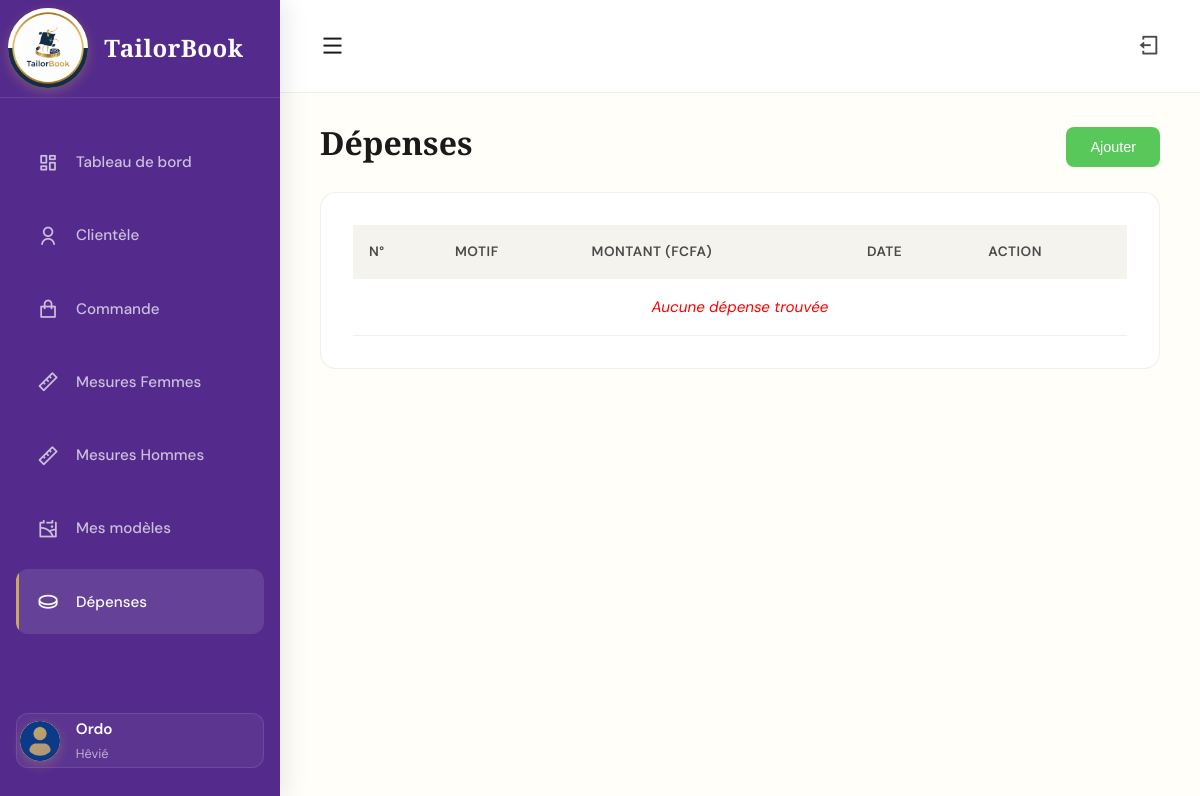
The page /dashboard/depenses/ (signed in) on the database as committed earlier.
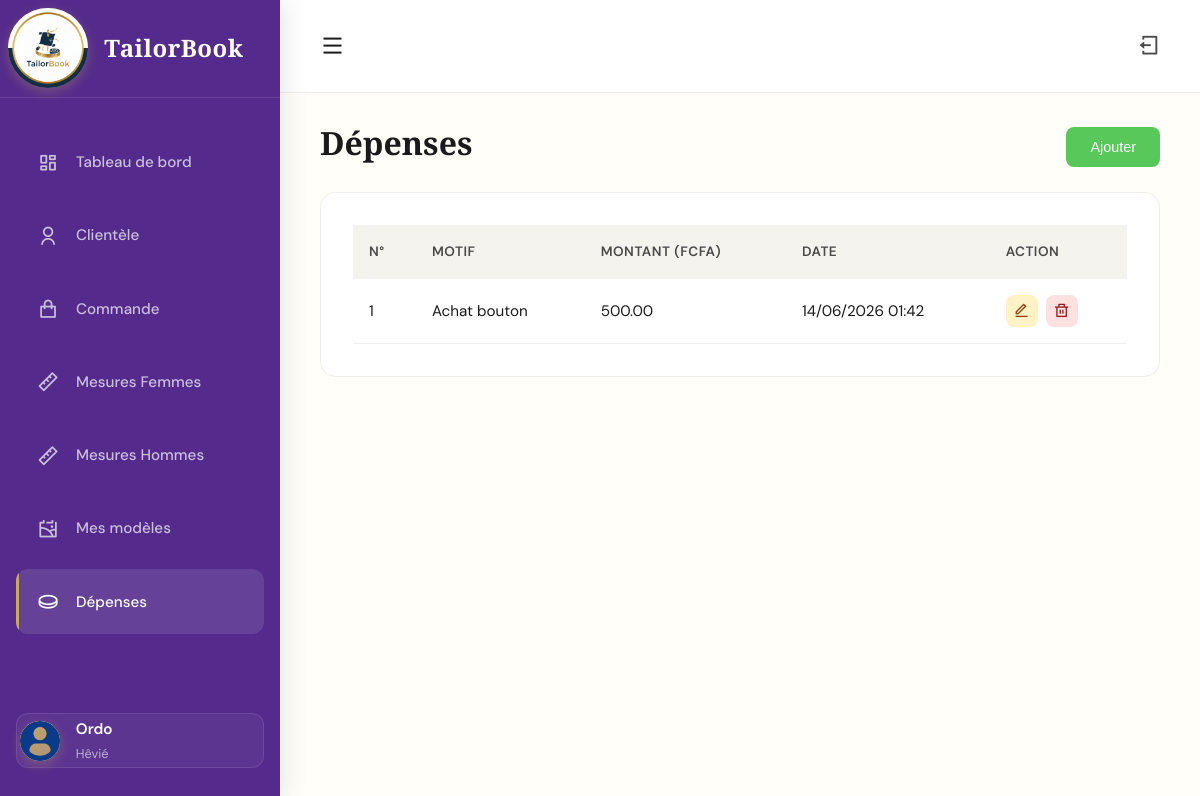
The same page on the database as committed later.
### dashboard/models.py (models this page shows, shortened)
class Depense(models.Model):
    atelier = models.ForeignKey(
        settings.AUTH_USER_MODEL,
        on_delete=models.CASCADE,
        related_name="depenses"
    )
    motif = models.CharField(max_length=255)
    montant = models.DecimalField(max_digits=10, decimal_places=2)
    date = models.DateTimeField(auto_now_add=True)
    class Meta:
        ordering = ['-id']

### dashboard/views.py (the view, shortened to what this page needs)
# urls.py: path('depenses/', views.depenses, name='depenses'),
@login_required
def depenses(request):
    form = DepenseForm(user=request.user)
    qs = Depense.objects.filter(atelier=request.user).order_by('-id')
    paginator = Paginator(qs, 10)
    page = request.GET.get('page')
    try:
        depense_page = paginator.page(page)
    except PageNotAnInteger:
        depense_page = paginator.page(1)
    except EmptyPage:
        depense_page = paginator.page(paginator.num_pages)
    return render(request, 'depenses.html', {
        'form': form,
        'depense': depense_page,
    })

### dashboard/templates/depenses.html (shortened to what this page needs)
{% extends "base.html" %}
{% block content %}
<div class="page-content" style="animation: fadeInUp 0.6s ease;">
    <div style="display: flex; justify-content: space-between; align-items: center; margin-bottom: 1rem; margin-top: -1rem;">
        <div>
            <h2 style="font-family: 'Cormorant Garamond', serif; font-size: 2rem; margin-bottom: 0.5rem;">Dépenses</h2>
        </div>
        <button class="card-action" style="padding: 0.75rem 1.5rem; background-color: #59c85a; color: white;" onclick="openModalAdd()">
            Ajouter
        </button>
    </div>
    <div class="card">
        <div class="table-container">
            <table>
                <thead>
                    <tr>
                        <th>N°</th>
                        <th>Motif</th>
                        <th>Montant (FCFA)</th>
                        <th>Date</th>
                        <th>Action</th>
                    </tr>
                </thead>
                <tbody>
                    {% for d in depense %}
                        <tr>
                            <td>{{ forloop.counter }}</td>
                            <td>{{ d.motif }}</td>
                            <td>{{ d.montant }}</td>
                            <td>{{ d.date|date:"d/m/Y H:i" }}</td>
                            <td>
                                <div class="action-buttons">
                                    <button
                                        class="action-btn btn-edit"
                                        title="Modifier"
                                        onclick="openModalEdit('{{ d.id }}', '{{ d.motif|escapejs }}', '{{ d.montant }}')">
                                        <i class="ri-edit-line"></i>
                                    </button>
                                    <button
                                        class="action-btn btn-delete"
                                        title="Supprimer"
                                        onclick="openModalDelete('{{ d.id }}', '{{ d.motif|escapejs }}')">
                                        <i class="ri-delete-bin-line"></i>
                                    </button>
                                </div>
                            </td>
                        </tr>
                    {% empty %}
                        <tr>
                            <td colspan="5" style="text-align: center; color: red; font-style: italic;">
                                Aucune dépense trouvée
                            </td>
                        </tr>
                    {% endfor %}
                </tbody>
            </table>
        </div>
    </div>
</div>
{% endblock %}

Rows that differ between the two databases and show on the page:
added Depense: motif "Achat bouton", montant "500.00", date "14/06/2026 01:42"
Other text that changed with them:
text no longer shown: "Aucune dépense trouvée"
